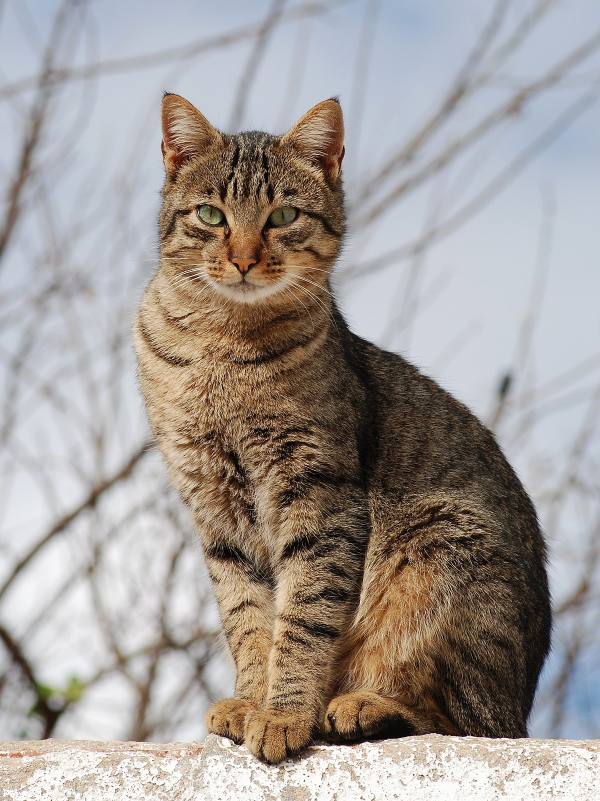
#> input picture cat1.jpg, 1200 x 1602 px (shown at 1/2 size)
$ python img_process.py
#> lines starting #> are read from the running program, lines starting #| are printed output that depends on the picture
import time
import concurrent.futures
from PIL import Image, ImageFilter


def process_image(img_name):

#> called with img_name = 'cat1.jpg'
    img = Image.open(img_name)
#> img is the input picture: PIL image 1200x1602 RGB; mean R, G, B 161.7, 154.8, 150.5

    img = img.filter(ImageFilter.GaussianBlur(15))
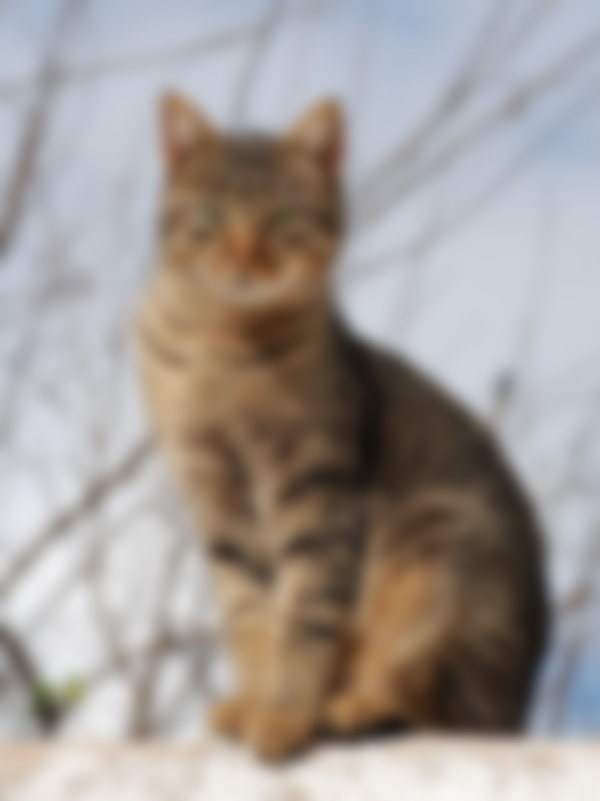
#> img: PIL image 1200x1602 RGB (shown at 1/2 size); mean R, G, B 161.8, 154.8, 150.5

    img.thumbnail(size)
    img.save(f'processed/{img_name}')
    print(f'{img_name} was processed')

def main():

    img_names = [
    'cat1.jpg',
    'cats.jpg',
    'cats2.jpg',
    'sunflowers.jpg',
    'turtle1.png',
    'turtleHR1.jpg',
    'turtleHR2.jpg',
    'turtleHR3.jpg',
    'turtleHR4.jpg',
    'turtleHR5.jpg',
    ]

    t1 = time.perf_counter()

    size = (200, 200)

# for img_name in img_names:


    # with concurrent.futures.ProcessPoolExecutor() as executor:
    with concurrent.futures.ThreadPoolExecutor() as executor:
        executor.map(process_image, img_names)
#> call 2 of process_image, with img_name = 'cats.jpg'
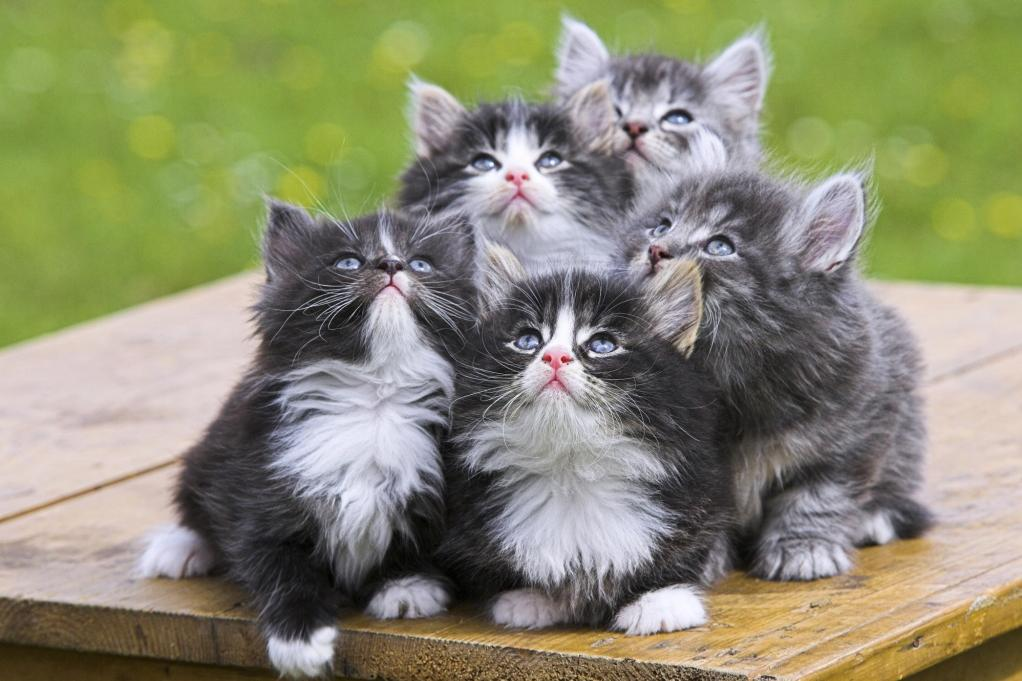
#> input picture cats.jpg, 1022 x 681 px
#> in process_image, img is the input picture: PIL image 1022x681 RGB; mean R, G, B 139.4, 140.1, 112.9
#> in process_image (call 2), `img = img.filter(ImageFilter.GaussianBlur(15))`:
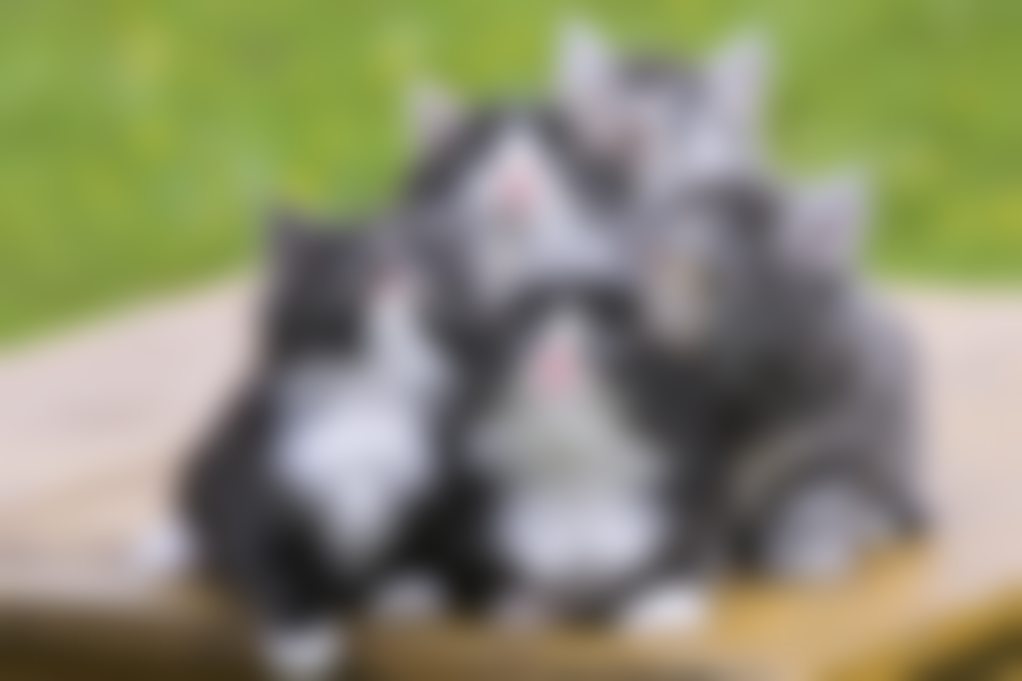
#> img: PIL image 1022x681 RGB; mean R, G, B 139.4, 140, 112.8
#> call 3 of process_image, with img_name = 'cats2.jpg'
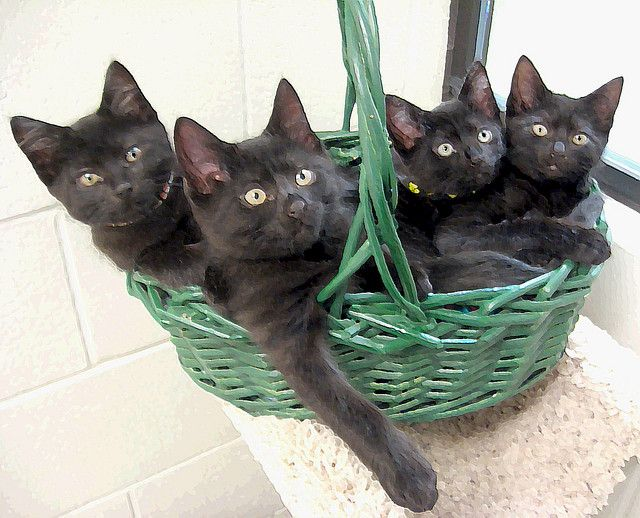
#> input picture cats2.jpg, 640 x 518 px
#> in process_image, img is the input picture: PIL image 640x518 RGB; mean R, G, B 160.5, 162.2, 153.1
#> in process_image (call 3), `img = img.filter(ImageFilter.GaussianBlur(15))`:
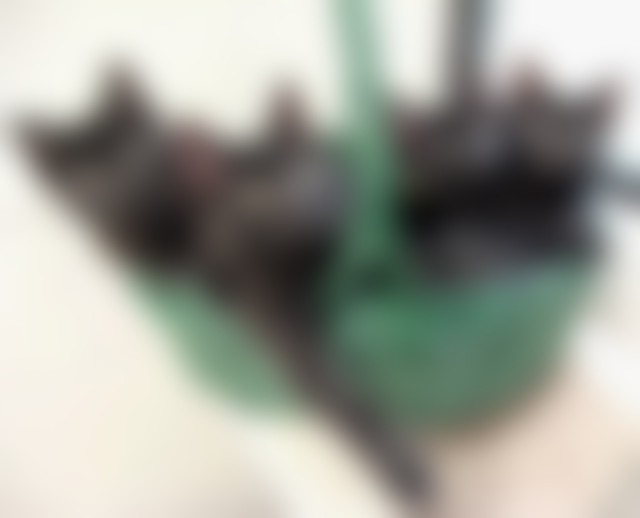
#> img: PIL image 640x518 RGB; mean R, G, B 160.5, 162.2, 153.2
#> call 4 of process_image, with img_name = 'sunflowers.jpg'
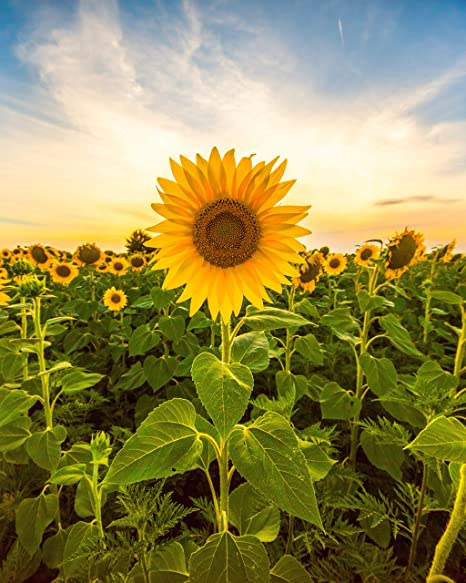
#> input picture sunflowers.jpg, 466 x 583 px
#> in process_image, img is the input picture: PIL image 466x583 RGB; mean R, G, B 146, 138, 79.2
#> in process_image (call 4), `img = img.filter(ImageFilter.GaussianBlur(15))`:
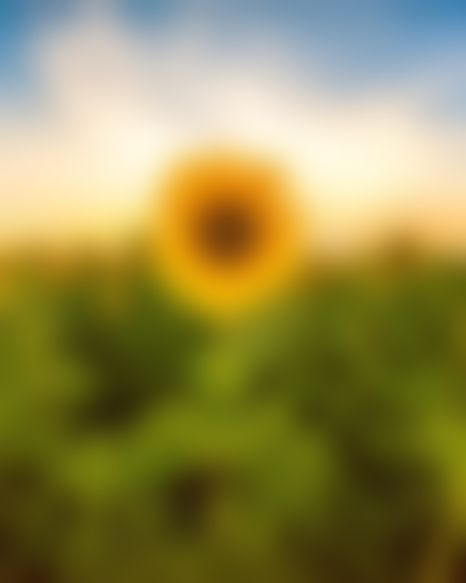
#> img: PIL image 466x583 RGB; mean R, G, B 145.9, 137.9, 79.1

    t2 = time.perf_counter()

    print(f'Finished in {t2 - t1} seconds')


if __name__ == '__main__':
    main()
